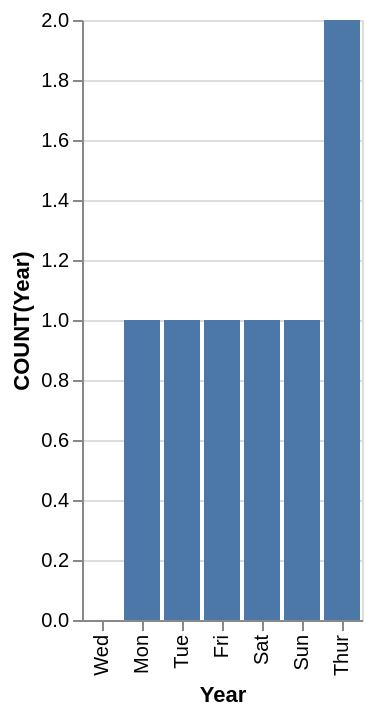

The Vega-Lite source for this figure:
### Vega-Lite specification from a JSON file in a GitHub repository (floating-point values rounded to 4 significant figures)
{"data": {"values": [{"x_data": "Mon", "y_data": 1}, {"x_data": "Tue", "y_data": 1}, {"x_data": "Wed", "y_data": 0}, {"x_data": "Thur", "y_data": 2}, {"x_data": "Fri", "y_data": 1}, {"x_data": "Sat", "y_data": 1}, {"x_data": "Sun", "y_data": 1}]}, "mark": "bar", "encoding": {"x": {"field": "x_data", "type": "nominal", "title": "Year", "sort": {"op": "sum", "field": "y_data", "order": "ascending"}}, "y": {"field": "y_data", "type": "quantitative", "title": "COUNT(Year)"}}}
